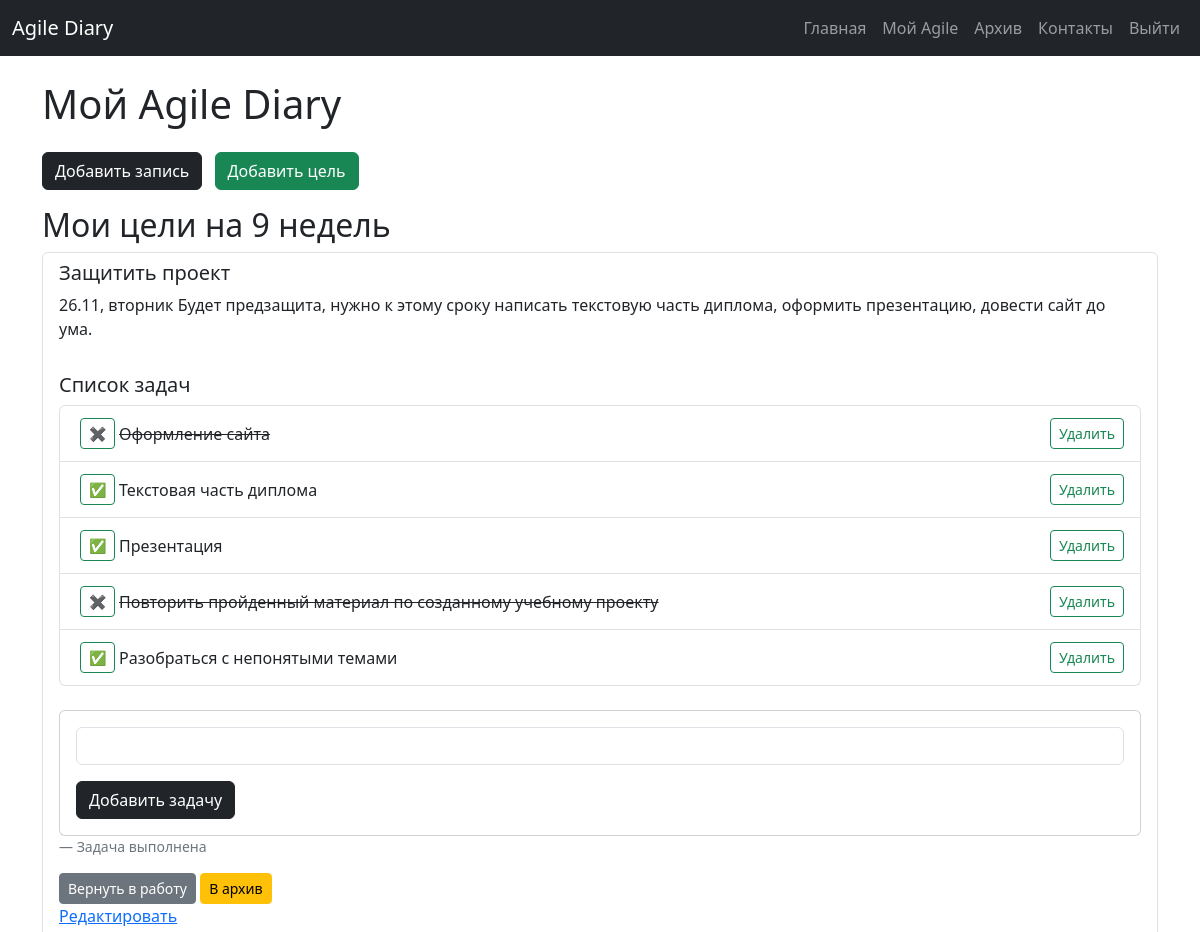
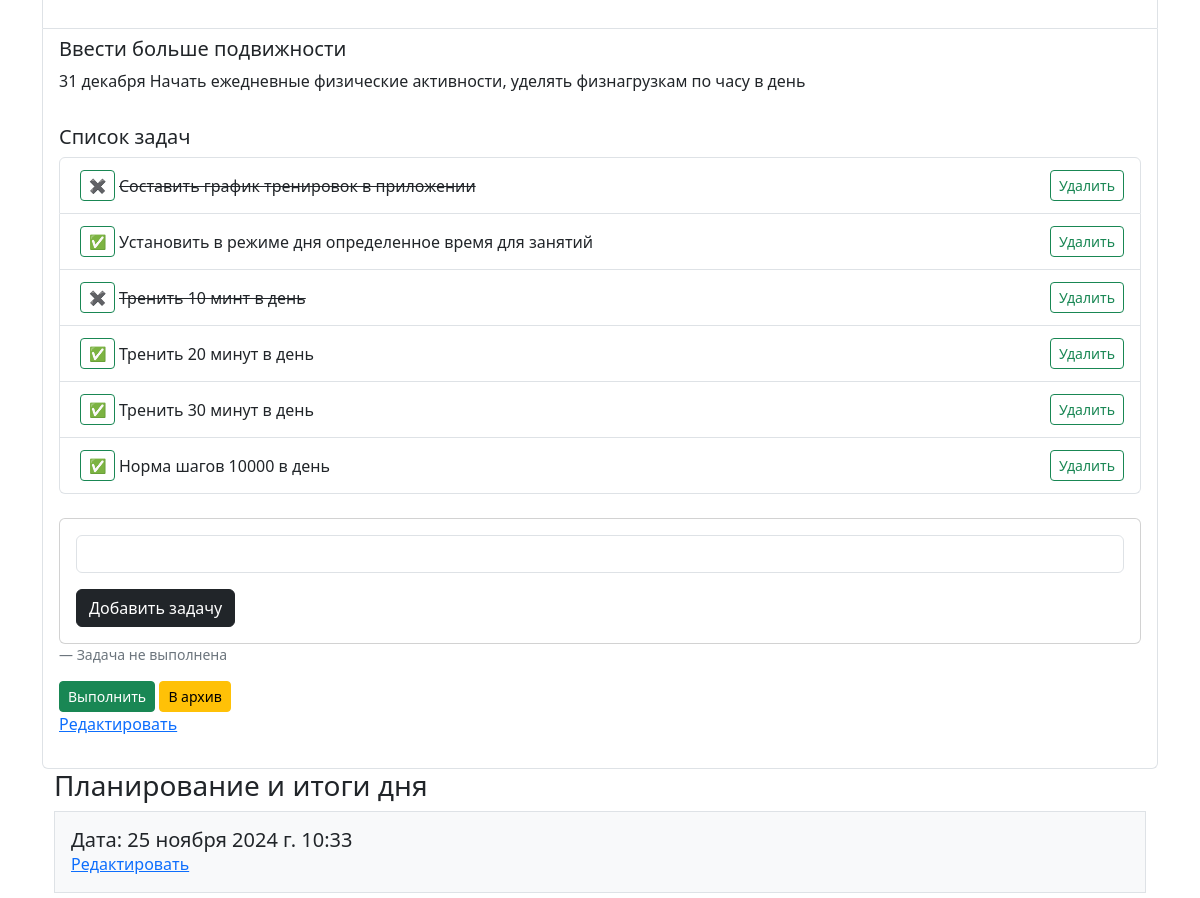
/diary/ (signed in, upper part), run on an earlier commit of the app's database (2 pictures, top to bottom).
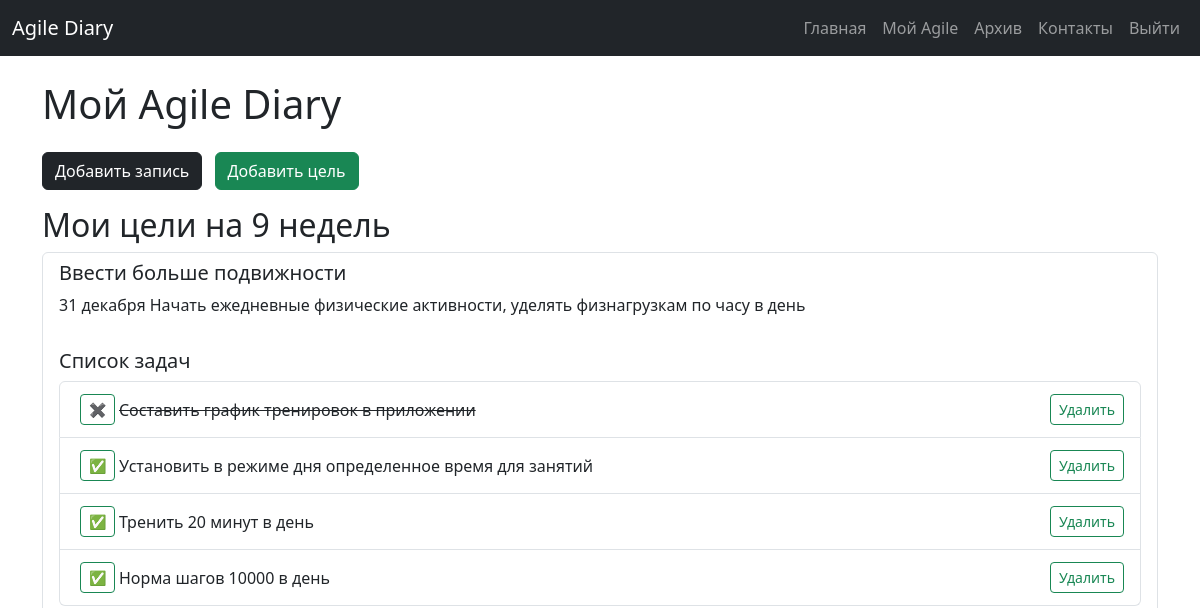
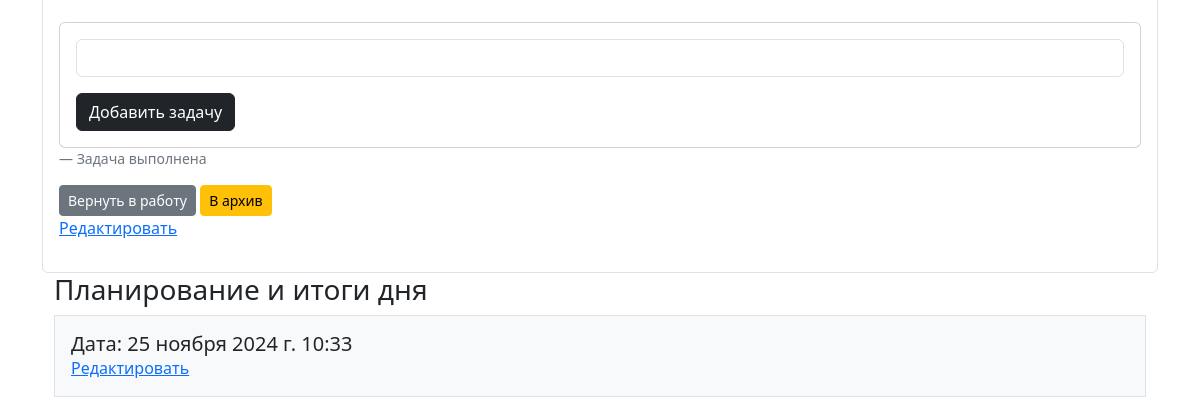
And on a later commit of the database (2 pictures, top to bottom).
### diary/models.py (models this page shows, shortened)
class Goal(models.Model):
    user = models.ForeignKey(User, on_delete=models.CASCADE)  # Пользователь, которому принадлежит цель
    title = models.CharField(max_length=255)  # Заголовок цели
    description = models.TextField()  # Описание цели
    created_at = models.DateTimeField(auto_now_add=True)  # Дата создания
    is_completed = models.BooleanField(default=False)  # Статус выполнения
    is_archived = models.BooleanField(default=False)  # Архивирование
    class Meta:
        verbose_name = 'Цель'
        verbose_name_plural = 'Цели'

class Task(models.Model):
    COMPLETED = 'Completed'
    UNCOMPLETED = 'Uncompleted'
    TASK_STATUS = [
        (COMPLETED, 'Выполнена'),
        (UNCOMPLETED, 'Не выполнена'),
    ]
    title = models.CharField(max_length=500)
    project = models.ForeignKey(
        Goal,
        on_delete=models.SET_NULL,
        blank = True,
        null=True,
        related_name='tasks'
    )
    status = models.CharField(max_length=100, default=UNCOMPLETED, choices=TASK_STATUS)
    class Meta:
        verbose_name = 'Задача'
        verbose_name_plural = 'Задачи'

class DayEntry(models.Model):
    user = models.ForeignKey(User, on_delete=models.CASCADE)
    date = models.DateTimeField(auto_now_add=True)
    gratitude = models.TextField()
    achievements = models.TextField()
    thoughts = models.TextField(blank=True)
    class Meta:
        verbose_name = 'Запись'
        verbose_name_plural = 'Записи'
        ordering = ["-date"]

### diary/views.py (the view)
# urls.py: path('', include('diary.urls')),
@login_required
def diary(request):
    goals = Goal.objects.filter(user=request.user, is_archived=False)
    entries = DayEntry.objects.filter(user=request.user)
    if request.method == 'POST' and 'create_goal' in request.POST:
        goal_form = GoalForm(request.POST)
        if goal_form.is_valid():
            goal = goal_form.save(commit=False)
            goal.user = request.user  # Привязываем цель к текущему пользователю
            goal.save()
            return redirect('diary')
    else:
        goal_form = GoalForm()
    if request.method == 'POST' and 'create_entry' in request.POST:
        entry_form = DayEntryForm(request.POST)
        if entry_form.is_valid():
            entry = entry_form.save(commit=False)
            entry.user = request.user  # Привязываем запись к текущему пользователю
            entry.save()
            return redirect('diary')
    else:
        entry_form = DayEntryForm()
    entries_paginator = Paginator(entries, 3)
    entries_page_number = request.GET.get('page', 1)
    entries_page_obj = entries_paginator.get_page(entries_page_number)
    task_form=TaskAddForm()
    tasks = Task.objects.all()
    return render(request, 'diary/diary.html', {
        'goal_form': goal_form,
        'entry_form': entry_form,
        'goals': goals,
        'entries': entries,
        'page_obj': entries_page_obj,
        'task_form': task_form,
        'tasks':tasks,
    })

### diary/forms.py (shortened to what this page needs)
class GoalForm(forms.ModelForm):
    class Meta:
        model = Goal
        fields = ['title', 'description']

class DayEntryForm(forms.ModelForm):
    class Meta:
        model = DayEntry
        fields = ['gratitude', 'achievements', 'thoughts']
        widgets = {
            'gratitude': forms.Textarea(attrs={'placeholder': 'Напишите 3 пункта благодарности'}),
            'achievements': forms.Textarea(attrs={'placeholder': 'Напишите 3 достижения'}),
            'thoughts': forms.Textarea(attrs={'placeholder': 'Что сработало хорошо? Что можно улучшить? Какие планы на следующий день?'}),
        }

### diary/templates/diary/diary.html (shortened to what this page needs)
{% extends 'base.html' %}
{% block content %}
<h1 class="mb-4">Мой Agile Diary</h1>
<div class="mb-3">
    <a href="{% url 'add_entry' %}" class="btn btn-dark me-2">Добавить запись</a>
    <a href="{% url 'add_goal' %}" class="btn btn-success">Добавить цель</a>
</div>
<h2>Мои цели на 9 недель</h2>
<div class="list-group">
    {% for goal in goals %}
    <div class="list-group-item">
        <h5>{{ goal.title }}</h5>
        <p>{{ goal.description }}</p>
        <div class="mb-4 pt-3">
            <h5>Список задач</h5>
            <ul class="list-group" id="task-list">
                {% for task in goal.tasks.all %}
                <li class="list-group-item d-flex justify-content-between align-items-center">
                    {% if task.status == 'Uncompleted' %}
                    <a href="{% url 'task_complete' task.id %}" class="btn btn-sm btn-outline-success m-1">✅</a>
                    <span class = "flex-grow-1">{{ task.title }}</span>
                    <a href="{% url 'task_del' task.id %}" class="btn btn-sm btn-outline-success">Удалить️</a>
                    {% elif task.status == 'Completed' %}
                    <a href="{% url 'task_uncomplete' task.id %}" class="btn btn-sm btn-outline-success m-1">✖️</a>
                    <span class = "flex-grow-1"><del>{{ task.title }} </del></span>
                    <a href="{% url 'task_del' task.id %}" class="btn btn-sm btn-outline-success">Удалить️</a>
                    {% endif %}
                </li>
                {% endfor %}
            </ul>
        </div>
        <div class="card mt-4">
            <div class="card-body">
                <form id="task-form" , action="{% url 'task_add' %}" method="post">
                    {{ task_form.as_p }}
                    <button type="submit" class="btn btn-dark">Добавить задачу</button>
                </form>
            </div>
        </div>
        <div class="mb-4 pt-3">
            {% if not goal.is_completed %}
            <figcaption class="blockquote-footer">Задача не выполнена</figcaption>
            <a href="{% url 'mark_goal_as_completed' goal.id %}" class="btn btn-success btn-sm">Выполнить</a>
            {% elif not goal.is_uncompleted %}
            <figcaption class="blockquote-footer">Задача выполнена</figcaption>
            <a href="{% url 'mark_goal_as_uncompleted' goal.id %}" class="btn btn-secondary btn-sm">Вернуть в работу</a>
            {% endif %}
            {% if not goal.is_archived %}
            <a href="{% url 'archive_goal' goal.id %}" class="btn btn-warning btn-sm">В архив</a><br>
            {% endif %}
            <a href="{% url 'goal_edit' goal.id %}">Редактировать</a>
        </div>
    </div>
    {% empty %}
    <p>Записей пока нет.</p>
    {% endfor %}
</div>
<div class="container"><h3>Планирование и итоги дня</h3></div>
{% for entry in page_obj %}
<div class="container">
    <div class="p-3 border bg-light">
        <h5 class="card-title"> Дата: {{ entry.date }} </h5>
        <a href="{% url 'entry_edit' entry.id %}">Редактировать</a>
    </div>
    <div class="row row-cols-1 row-cols-md-2 g-4 pt-2">
    </div>
</div>
{% empty %}
<p>Записей пока нет.</p>
{% endfor %}
{% endblock %}

What changed in the data, as far as the page shows it:
no longer on this page (row edited): Goal: title "Защитить проект", description "26.11, вторник Будет предзащита, нужно к этому сроку написать текстовую часть диплома, оформить презентацию, довести сайт до ума.", is_completed "Задача выполнена", is_archived "В архив"
removed Task: title "Оформление сайта", shown under "Защитить проект"
removed Task: title "Текстовая часть диплома", shown under "Защитить проект"
no longer on this page (row edited): Task: title "Презентация", shown under "Защитить проект"
removed Task: title "Повторить пройденный материал по созданному учебному проекту", shown under "Защитить проект"
no longer on this page (row unchanged): Task: title "Разобраться с непонятыми темами", shown under "Защитить проект"
removed Task: title "Тренить 10 минт в день"
removed Task: title "Тренить 30 минут в день"
changed Goal "Ввести больше подвижности": is_completed "Задача не выполнена Выполнить" → "Задача выполнена Вернуть в работу"
